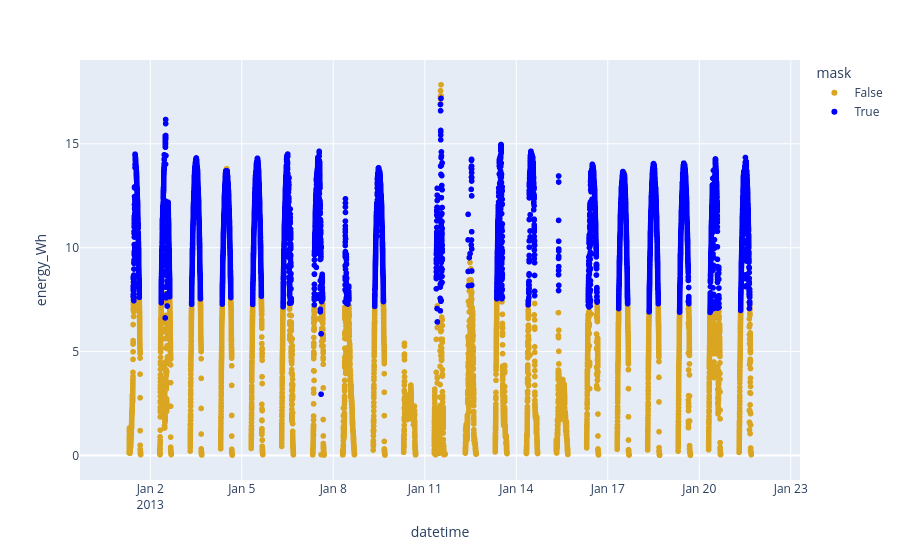

The cell this chart's notebook holds for it:
### Code cell
# NBVAL_IGNORE_OUTPUT
# Visualize the filter
# these visualiztions can take up a lot of memory
# so just look at small subset of the data for this example
rdtools.tune_filter_plot(ta_new_filter.pv_energy['2013/01/01':'2013/01/21'],
                         ta_new_filter.sensor_filter['2013/01/01':'2013/01/21'])

### Figure 1 — Plotly figure (JSON) as saved in the notebook; plotly's stock layout.template omitted (floating-point values rounded to 4 significant figures; data arrays with more than 128 entries replaced by an {"elided": "..."} marker saying what was removed)
{"data": [{"hovertemplate": "mask=False<br>datetime=%{x}<br>energy_Wh=%{y}<extra></extra>", "legendgroup": "False", "marker": {"color": "goldenrod", "symbol": "circle"}, "mode": "markers", "name": "False", "showlegend": true, "type": "scattergl", "x": {"elided": "24242 str values"}, "xaxis": "x", "y": {"elided": "24242 float values"}, "yaxis": "y"}, {"hovertemplate": "mask=True<br>datetime=%{x}<br>energy_Wh=%{y}<extra></extra>", "legendgroup": "True", "marker": {"color": "blue", "symbol": "circle"}, "mode": "markers", "name": "True", "showlegend": true, "type": "scattergl", "x": {"elided": "5998 str values"}, "xaxis": "x", "y": {"elided": "5998 float values"}, "yaxis": "y"}], "layout": {"legend": {"title": {"text": "mask"}, "tracegroupgap": 0}, "margin": {"t": 60}, "xaxis": {"anchor": "y", "domain": [0.0, 1.0], "title": {"text": "datetime"}}, "yaxis": {"anchor": "x", "domain": [0.0, 1.0], "title": {"text": "energy_Wh"}}}}
